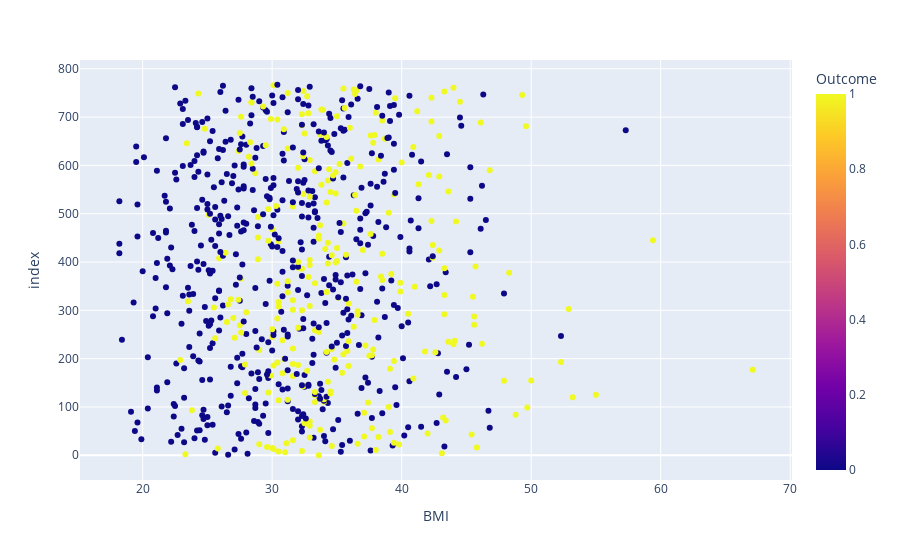
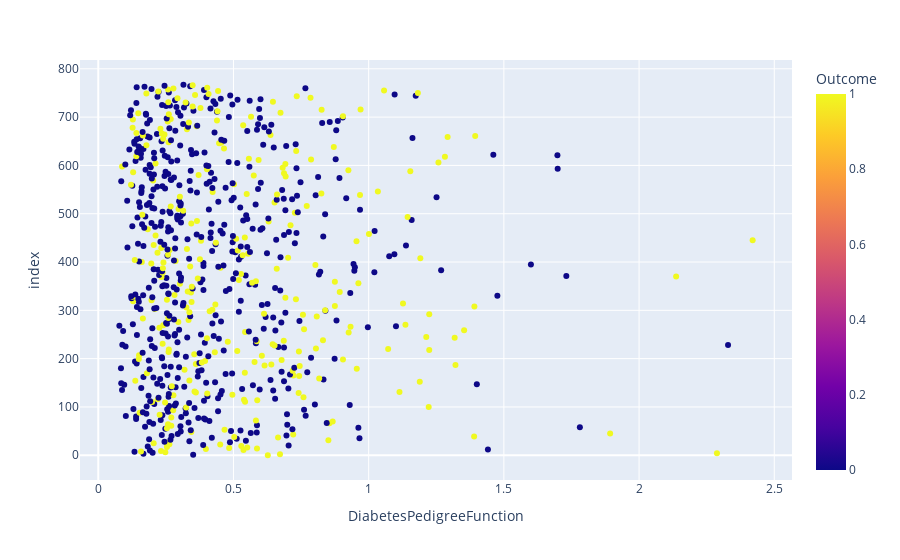
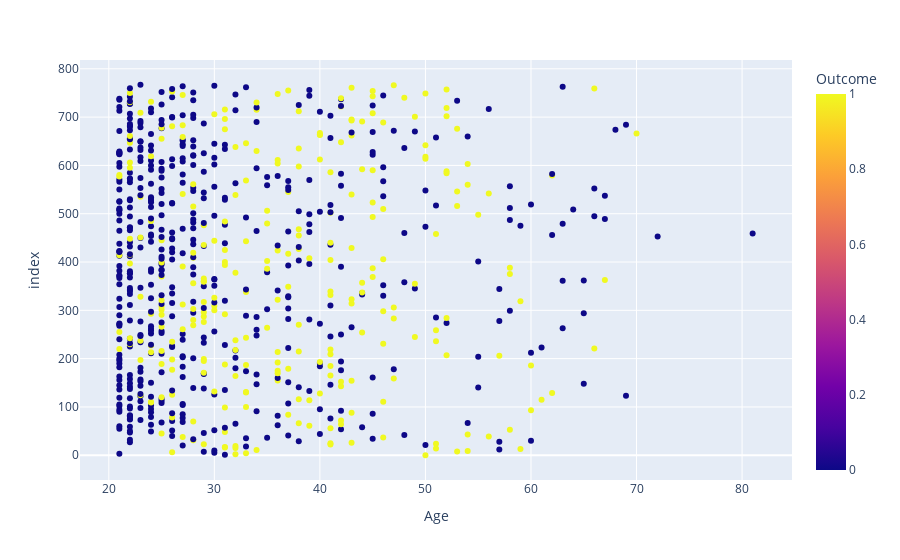

The notebook cell these images were saved under, in order:
### Code cell
for column in df.drop("Outcome",axis=1).columns[5:8]:

    # for loop auto iterates through the first five feature columns in the dataframe

    fig = px.scatter(data_frame =df ,

                 x=column,

                 color = 'Outcome',

                 color_discrete_sequence = ["#750000","#5CB6FF"],

                 orientation = 'v')

    

    

    fig.show()

### Figure 1 — Plotly figure (JSON) as saved in the notebook; plotly's stock layout.template omitted (floating-point values rounded to 4 significant figures; data arrays with more than 128 entries replaced by an {"elided": "..."} marker saying what was removed)
{"data": [{"hovertemplate": "BMI=%{x}<br>index=%{y}<br>Outcome=%{marker.color}<extra></extra>", "legendgroup": "", "marker": {"color": {"elided": "768 int values"}, "coloraxis": "coloraxis", "symbol": "circle"}, "mode": "markers", "name": "", "orientation": "v", "showlegend": false, "type": "scatter", "x": {"elided": "768 float values"}, "xaxis": "x", "y": {"elided": "768 int values"}, "yaxis": "y"}], "layout": {"coloraxis": {"colorbar": {"title": {"text": "Outcome"}}, "colorscale": [[0, "#0d0887"], [0.1111, "#46039f"], [0.2222, "#7201a8"], [0.3333, "#9c179e"], [0.4444, "#bd3786"], [0.5556, "#d8576b"], [0.6667, "#ed7953"], [0.7778, "#fb9f3a"], [0.8889, "#fdca26"], [1, "#f0f921"]]}, "legend": {"tracegroupgap": 0}, "margin": {"t": 60}, "xaxis": {"anchor": "y", "domain": [0, 1], "title": {"text": "BMI"}}, "yaxis": {"anchor": "x", "domain": [0, 1], "title": {"text": "index"}}}}

### Figure 2 — Plotly figure (JSON) as saved in the notebook; plotly's stock layout.template omitted (floating-point values rounded to 4 significant figures; data arrays with more than 128 entries replaced by an {"elided": "..."} marker saying what was removed)
{"data": [{"hovertemplate": "DiabetesPedigreeFunction=%{x}<br>index=%{y}<br>Outcome=%{marker.color}<extra></extra>", "legendgroup": "", "marker": {"color": {"elided": "768 int values"}, "coloraxis": "coloraxis", "symbol": "circle"}, "mode": "markers", "name": "", "orientation": "v", "showlegend": false, "type": "scatter", "x": {"elided": "768 float values"}, "xaxis": "x", "y": {"elided": "768 int values"}, "yaxis": "y"}], "layout": {"coloraxis": {"colorbar": {"title": {"text": "Outcome"}}, "colorscale": [[0, "#0d0887"], [0.1111, "#46039f"], [0.2222, "#7201a8"], [0.3333, "#9c179e"], [0.4444, "#bd3786"], [0.5556, "#d8576b"], [0.6667, "#ed7953"], [0.7778, "#fb9f3a"], [0.8889, "#fdca26"], [1, "#f0f921"]]}, "legend": {"tracegroupgap": 0}, "margin": {"t": 60}, "xaxis": {"anchor": "y", "domain": [0, 1], "title": {"text": "DiabetesPedigreeFunction"}}, "yaxis": {"anchor": "x", "domain": [0, 1], "title": {"text": "index"}}}}

### Figure 3 — Plotly figure (JSON) as saved in the notebook; plotly's stock layout.template omitted (floating-point values rounded to 4 significant figures; data arrays with more than 128 entries replaced by an {"elided": "..."} marker saying what was removed)
{"data": [{"hovertemplate": "Age=%{x}<br>index=%{y}<br>Outcome=%{marker.color}<extra></extra>", "legendgroup": "", "marker": {"color": {"elided": "768 int values"}, "coloraxis": "coloraxis", "symbol": "circle"}, "mode": "markers", "name": "", "orientation": "v", "showlegend": false, "type": "scatter", "x": {"elided": "768 int values"}, "xaxis": "x", "y": {"elided": "768 int values"}, "yaxis": "y"}], "layout": {"coloraxis": {"colorbar": {"title": {"text": "Outcome"}}, "colorscale": [[0, "#0d0887"], [0.1111, "#46039f"], [0.2222, "#7201a8"], [0.3333, "#9c179e"], [0.4444, "#bd3786"], [0.5556, "#d8576b"], [0.6667, "#ed7953"], [0.7778, "#fb9f3a"], [0.8889, "#fdca26"], [1, "#f0f921"]]}, "legend": {"tracegroupgap": 0}, "margin": {"t": 60}, "xaxis": {"anchor": "y", "domain": [0, 1], "title": {"text": "Age"}}, "yaxis": {"anchor": "x", "domain": [0, 1], "title": {"text": "index"}}}}
